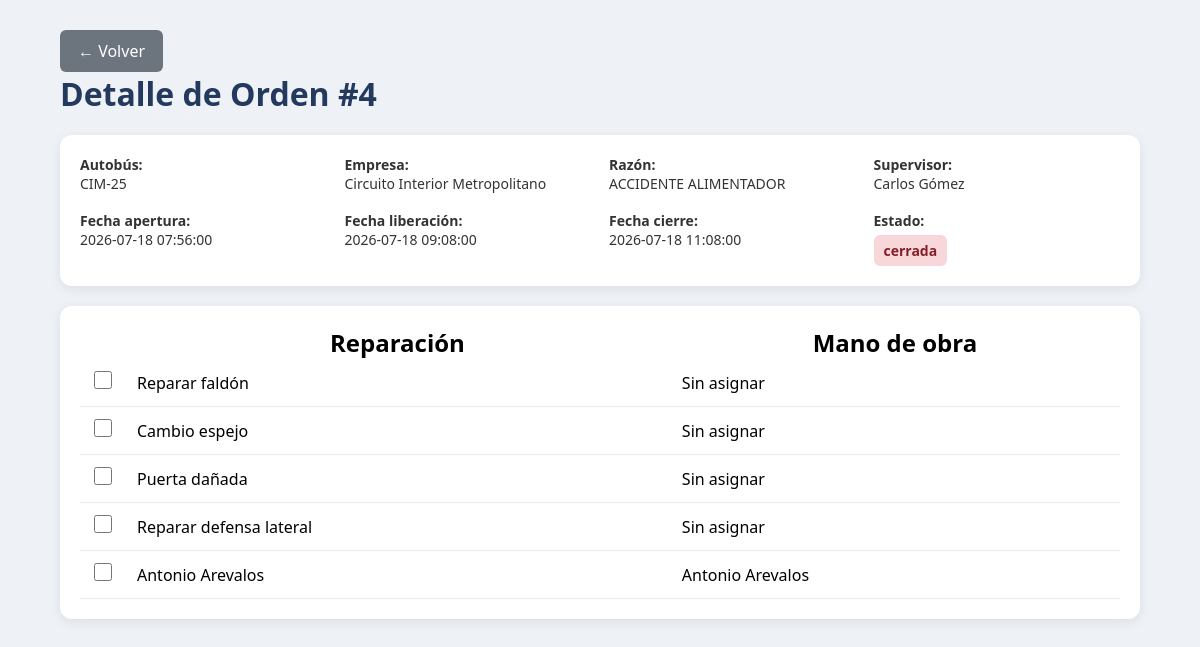
Page /sistema/orden_detalle.php?id=4 on the committed database.
### tables this page shows
CREATE TABLE `orden` (
  `id` int(11) NOT NULL,
  `id_autobus` int(11) NOT NULL,
  `id_razon` int(11) NOT NULL,
  `id_supervisor` int(11) NOT NULL,
  `fecha_apertura` datetime NOT NULL,
  `fecha_liberacion` datetime DEFAULT NULL,
  `fecha_cierre` datetime DEFAULT NULL,
  `estado` int(11) NOT NULL DEFAULT 1
);

CREATE TABLE `autobus` (
  `id` int(11) NOT NULL,
  `unidad` varchar(500) NOT NULL,
  `id_empresa` int(11) NOT NULL,
  `eliminado` int(11) NOT NULL DEFAULT 0
);

CREATE TABLE `empresa` (
  `id` int(11) NOT NULL,
  `nombre` varchar(255) NOT NULL,
  `eliminado` int(11) NOT NULL DEFAULT 0
);

CREATE TABLE `catalogo_razones` (
  `id` int(11) NOT NULL,
  `descripcion` varchar(100) NOT NULL
);

CREATE TABLE `supervisor` (
  `id` int(11) NOT NULL,
  `id_supervisor` int(11) NOT NULL,
  `supervisor` varchar(255) NOT NULL,
  `chat_id` varchar(20) NOT NULL,
  `eliminado` int(11) NOT NULL DEFAULT 0
);

CREATE TABLE `reparacion` (
  `id` int(11) NOT NULL,
  `id_orden` int(11) NOT NULL,
  `id_mecanico` int(11) DEFAULT NULL,
  `descripcion` varchar(255) NOT NULL,
  `fecha_inicio` datetime DEFAULT NULL,
  `fecha_fin` datetime DEFAULT NULL,
  `estado` int(1) NOT NULL DEFAULT 0
);

CREATE TABLE `mecanicos` (
  `id` int(11) NOT NULL,
  `id_mecanico` int(11) NOT NULL,
  `nombre` varchar(255) NOT NULL,
  `eliminado` int(11) NOT NULL DEFAULT 0
);

### sistema/orden_detalle.php (the view, shortened to what this page needs)
<?php
$conexion = conectar();
$id = $_GET['id'] ?? null;
$sql = "
SELECT
    o.id,
    o.fecha_apertura,
    o.fecha_liberacion,
    o.fecha_cierre,
    o.estado,
    a.unidad AS autobus,
    e.nombre AS empresa,
    r.descripcion AS razon,
    s.supervisor
FROM orden o
LEFT JOIN autobus a ON o.id_autobus = a.id
LEFT JOIN empresa e ON a.id_empresa = e.id
LEFT JOIN catalogo_razones r ON o.id_razon = r.id
LEFT JOIN supervisor s ON o.id_supervisor = s.id
WHERE o.id = $id
";
$res = $conexion->query($sql);
$sqlReparaciones = "
SELECT
    r.id,
    r.descripcion,
    m.nombre AS mecanico
FROM reparacion r
LEFT JOIN mecanicos m ON r.id_mecanico = m.id
WHERE r.id_orden = $id
ORDER BY r.id
";
$reparaciones = $conexion->query($sqlReparaciones);
$orden = $res->fetch_assoc();
function estadoTexto($estado){
    return match((int)$estado){
        1 => "abierta",
        2 => "liberada",
        3 => "cerrada",
        4 => "cancelada",
        default => "desconocido"
    };
}
?>
<!DOCTYPE html>
<html lang="es">
<head>
    <link rel="stylesheet" href="css/orden_detalle.css">
</head>
<body>
<div class="contenedor">
    <a href="index.php" class="btn regresar">← Volver</a>
    <h1>Detalle de Orden #<?= $orden['id'] ?></h1>
    <div class="card grid">
        <div><b>Autobús:</b><br><?= $orden['autobus'] ?></div>
        <div><b>Empresa:</b><br><?= $orden['empresa'] ?></div>
        <div><b>Razón:</b><br><?= $orden['razon'] ?></div>
        <div><b>Supervisor:</b><br><?= $orden['supervisor'] ?></div>
        <div><b>Fecha apertura:</b><br><?= $orden['fecha_apertura'] ?></div>
        <div><b>Fecha liberación:</b><br><?= $orden['fecha_liberacion'] ?? '-' ?></div>
        <div><b>Fecha cierre:</b><br><?= $orden['fecha_cierre'] ?? '-' ?></div>
        <div>
            <b>Estado:</b><br>
            <span class="estado estado-<?= estadoTexto($orden['estado']) ?>">
                <?= estadoTexto($orden['estado']) ?>
            </span>
        </div>
    </div>
    <div class="card">
        <?php if($reparaciones->num_rows > 0): ?>
            <table class="tabla-reparaciones">
                <thead>
                    <tr>
                        <th></th>
                        <th><h2>Reparación</h2></th>
                        <th><h2>Mano de obra</h2></th>
                    </tr>
                </thead>
                <tbody>
                <?php while($rep = $reparaciones->fetch_assoc()): ?>
                    <tr>
                        <td class="col-check">
                            <input
                                type="checkbox"
                                class="chk-reparacion"
                                value="<?= $rep['id'] ?>"
                            >
                        </td>
                        <td>
                            <?= htmlspecialchars($rep['descripcion']) ?>
                        </td>
                        <td>
                            <?= $rep['mecanico'] ? htmlspecialchars($rep['mecanico']) : 'Sin asignar' ?>
                        </td>
                    </tr>
                <?php endwhile; ?>
                </tbody>
            </table>
        <?php else: ?>
            <p class="vacio">
                No existen reparaciones registradas.
            </p>
        <?php endif; ?>
    </div>
</div>
</body>
</html>

### sistema/css/orden_detalle.css (style rules this page uses)
* { margin:0; padding:0; box-sizing:border-box; font-family:'Segoe UI',Tahoma,Geneva,Verdana,sans-serif; }
body { background:#eef2f6; }
.contenedor { width:90%; margin:30px auto; }
h1 { margin-bottom:20px; color:#23395d; }
.card { background:#fff; padding:20px; border-radius:12px; box-shadow:0 3px 12px rgba(0,0,0,.08); margin-bottom:20px; }
.grid { display:grid; grid-template-columns:repeat(4,1fr); gap:18px; font-size:14px; color:#333; }
.estado { padding:6px 10px; border-radius:6px; font-weight:600; display:inline-block; margin-top:5px; }
.estado-cerrada { background:#f8d7da; color:#842029; }
.btn { display:inline-block; padding:10px 18px; background:#23395d; color:#fff; text-decoration:none; border-radius:6px; transition:.2s; }
.regresar { background:#6c757d; }
.tabla-reparaciones { width:100%; border-collapse:collapse; }
.tabla-reparaciones td { padding:12px; border-bottom:1px solid #ececec; }
.col-check { width:45px; text-align:center; }
.chk-reparacion { width:18px; height:18px; cursor:pointer; }

### rows in the picture
orden: id "4", id_autobus.unidad "CIM-25", empresa.nombre "Circuito Interior Metropolitano", id_razon.descripcion "ACCIDENTE ALIMENTADOR", id_supervisor.supervisor "Carlos Gómez", fecha_apertura "2026-07-18 07:56:00", fecha_liberacion "2026-07-18 09:08:00", fecha_cierre "2026-07-18 11:08:00", estado "cerrada"
reparacion: descripcion "Reparar faldón", shows "Sin asignar"
reparacion: descripcion "Cambio espejo", shows "Sin asignar"
reparacion: descripcion "Puerta dañada", shows "Sin asignar"
reparacion: descripcion "Reparar defensa lateral", shows "Sin asignar"
reparacion: descripcion "Antonio Arevalos", id_mecanico.nombre "Antonio Arevalos"
